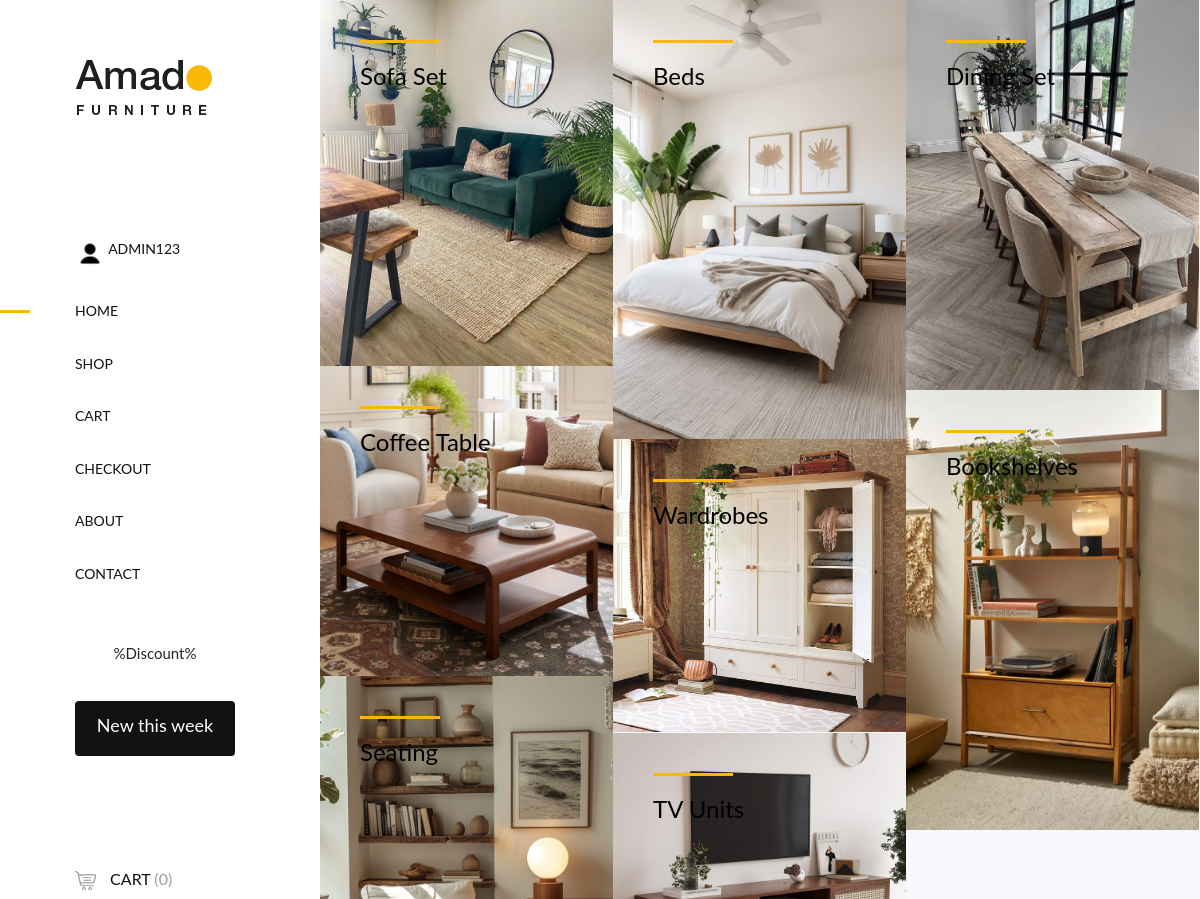
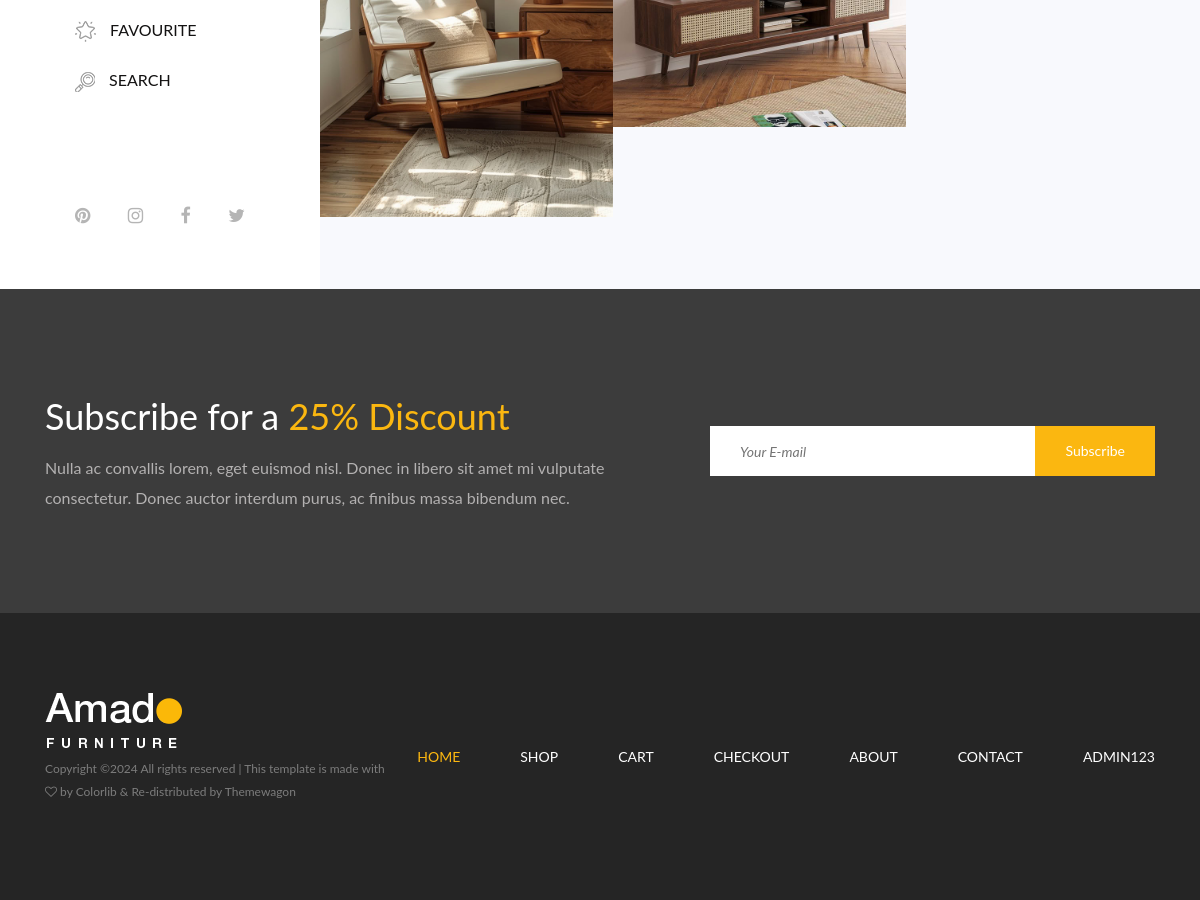
Screenshot of /HomePage/ (signed in) with the database file from the repository (2 pictures, top to bottom).
### AdminApp/models.py (models this page shows)
class Category(models.Model):
    CategoryName = models.CharField(max_length=100, null=True, blank=True)
    CategoryImage = models.ImageField(upload_to="Categories", null=True, blank=True)
    CategoryDesc = models.TextField(max_length=600, null=True, blank=True)

### WebApp/views.py (the view)
# urls.py: path('HomePage/', views.HomePage, name="HomePage"),
def HomePage(request):
    cat = Category.objects.all()
    car = Cart.objects.filter(UName=request.session['UName'])
    count = car.count()
    return render(request, "Home.html", {'cat':cat, 'count':count})

### WebApp/templates/Home.html (shortened to what this page needs)
<!DOCTYPE html>
{% load static %}
<html lang="en">
<head>
    <link href="{% static 'web/css/core-style.css' %}" rel="stylesheet">
    <link href="{% static 'web/style.css' %}" rel="stylesheet">
</head>
<body>
<div class="main-content-wrapper d-flex clearfix">
    <header class="header-area clearfix">
        <div class="logo">
            <a href="index.html"><img alt="" src="{% static 'web/img/core-img/logo.png' %}"></a>
        </div>
        <nav class="amado-nav">
            <ul>
                {% if request.session.UName %}
                <li>
                    <a class="search-nav" href="{% url 'UserLogout' %}"><img alt=""
                                                                             height="30px"
                                                                             src="{% static 'web/img/core-img/person.png' %}" width="30px">
                        {{request.session.UName}}</a>
                </li>
                {% else %}
                <li>
                    <a class="search-nav" href="{% url 'SigninPage' %}"><img alt=""
                                                                             height="30px"
                                                                             src="{% static 'web/img/core-img/person.png' %}" width="30px"> Login</a>
                </li>
                {% endif %}
                <li class="active"><a href="{% url 'HomePage' %}">Home</a></li>
                <li><a href="{% url 'ProductPage' %}">Shop</a></li>
                <li><a href="{% url 'ViewCart' %}">Cart</a></li>
                <li><a href="{% url 'CheckoutPage' %}">Checkout</a></li>
                <li><a href="{% url 'AboutPage' %}">About</a></li>
                <li><a href="{% url 'ContactPage' %}">Contact</a></li>
            </ul>
        </nav>
        <div class="amado-btn-group mt-30 mb-100">
            <a class="btn amado-btn mb-15" href="#">%Discount%</a>
            <a class="btn amado-btn active" href="#">New this week</a>
        </div>
        <div class="cart-fav-search mb-100">
            <a class="cart-nav" href="{% url 'ViewCart' %}"><img alt="" src="{% static 'web/img/core-img/cart.png' %}"> Cart <span>({{count}})</span></a>
            <a class="fav-nav" href="#"><img alt="" src="{% static 'web/img/core-img/favorites.png' %}"> Favourite</a>
            <a class="search-nav" href="#"><img alt="" src="{% static 'web/img/core-img/search.png' %}"> Search</a>
        </div>
        <div class="social-info d-flex justify-content-between">
            <a href="#"><i aria-hidden="true" class="fa fa-pinterest"></i></a>
            <a href="#"><i aria-hidden="true" class="fa fa-instagram"></i></a>
            <a href="#"><i aria-hidden="true" class="fa fa-facebook"></i></a>
            <a href="#"><i aria-hidden="true" class="fa fa-twitter"></i></a>
        </div>
    </header>
    {% block content %}
    <div class="products-catagories-area clearfix">
        <div class="amado-pro-catagory clearfix">
            {% for i in cat %}
            <div class="single-products-catagory clearfix">
                <a href="{% url 'CategoryPage' CatName=i.CategoryName %}">
                    <img alt="" src="{{i.CategoryImage.url}}">
                    <div class="hover-content">
                        <div class="line"></div>
                        <h4>{{i.CategoryName}}</h4>
                    </div>
                </a>
            </div>
            {% endfor %}
        </div>
    </div>
    {% endblock %}
</div>
<section class="newsletter-area section-padding-100-0">
    <div class="container">
        <div class="row align-items-center">
            <div class="col-12 col-lg-6 col-xl-7">
                <div class="newsletter-text mb-100">
                    <h2>Subscribe for a <span>25% Discount</span></h2>
                    <p>Nulla ac convallis lorem, eget euismod nisl. Donec in libero sit amet mi vulputate consectetur.
                        Donec auctor interdum purus, ac finibus massa bibendum nec.</p>
                </div>
            </div>
            <div class="col-12 col-lg-6 col-xl-5">
                <div class="newsletter-form mb-100">
                    <form action="#" method="post">
                        <input class="nl-email" name="email" placeholder="Your E-mail" type="email">
                        <input type="submit" value="Subscribe">
                    </form>
                </div>
            </div>
        </div>
    </div>
</section>
<footer class="footer_area clearfix">
    <div class="container">
        <div class="row align-items-center">
            <div class="col-12 col-lg-4">
                <div class="single_widget_area">
                    <div class="footer-logo mr-50">
                        <a href="index.html"><img alt="" src="{% static 'web/img/core-img/logo2.png' %}"></a>
                    </div>
                    <p class="copywrite">
                        Copyright &copy;<script>document.write(new Date().getFullYear());</script>
                        All rights reserved | This template is made with <i aria-hidden="true"
                                                                            class="fa fa-heart-o"></i> by <a href="#"
                                                                                                             target="_blank">Colorlib</a>
                        & Re-distributed by <a href="#" target="_blank">Themewagon</a>
                        </p>
                </div>
            </div>
            <div class="col-12 col-lg-8">
                <div class="single_widget_area">
                    <div class="footer_menu">
                        <nav class="navbar navbar-expand-lg justify-content-end">
                            <div class="collapse navbar-collapse" id="footerNavContent">
                                <ul class="navbar-nav ml-auto">
                                    <li class="nav-item active">
                                        <a class="nav-link" href="{% url 'HomePage' %}">Home</a>
                                    </li>
                                    <li class="nav-item">
                                        <a class="nav-link" href="{% url 'ProductPage' %}">Shop</a>
                                    </li>
                                    <li class="nav-item">
                                        <a class="nav-link" href="{% url 'ViewCart' %}">Cart</a>
                                    </li>
                                    <li class="nav-item">
                                        <a class="nav-link" href="{% url 'CheckoutPage' %}">Checkout</a>
                                    </li>
                                    <li class="nav-item">
                                        <a class="nav-link" href="{% url 'AboutPage' %}">About</a>
                                    </li>
                                    <li class="nav-item">
                                        <a class="nav-link" href="{% url 'ContactPage' %}">Contact</a>
                                    </li>
                                    <li class="nav-item">
                                        {% if request.session.UName %}
                                        <a class="nav-link" href="{% url 'UserLogout' %}">{{request.session.UName}}</a>
                                        {% else %}
                                        <a class="nav-link" href="{% url 'SigninPage' %}">Login</a>
                                        {% endif %}
                                    </li>
                                </ul>
                            </div>
                        </nav>
                    </div>
                </div>
            </div>
        </div>
    </div>
</footer>
</body>
</html>

### rows the page displays
Category: CategoryImage (picture), CategoryName "Sofa Set"
Category: CategoryImage (picture), CategoryName "Beds"
Category: CategoryImage (picture), CategoryName "Dining Set"
Category: CategoryImage (picture), CategoryName "Coffee Table"
Category: CategoryImage (picture), CategoryName "Bookshelves"
Category: CategoryImage (picture), CategoryName "Wardrobes"
Category: CategoryImage (picture), CategoryName "Seating"
Category: CategoryImage (picture), CategoryName "TV Units"

### other values shown
{{ request.session.UName }} "ADMIN123"
{{ count }} "0"
